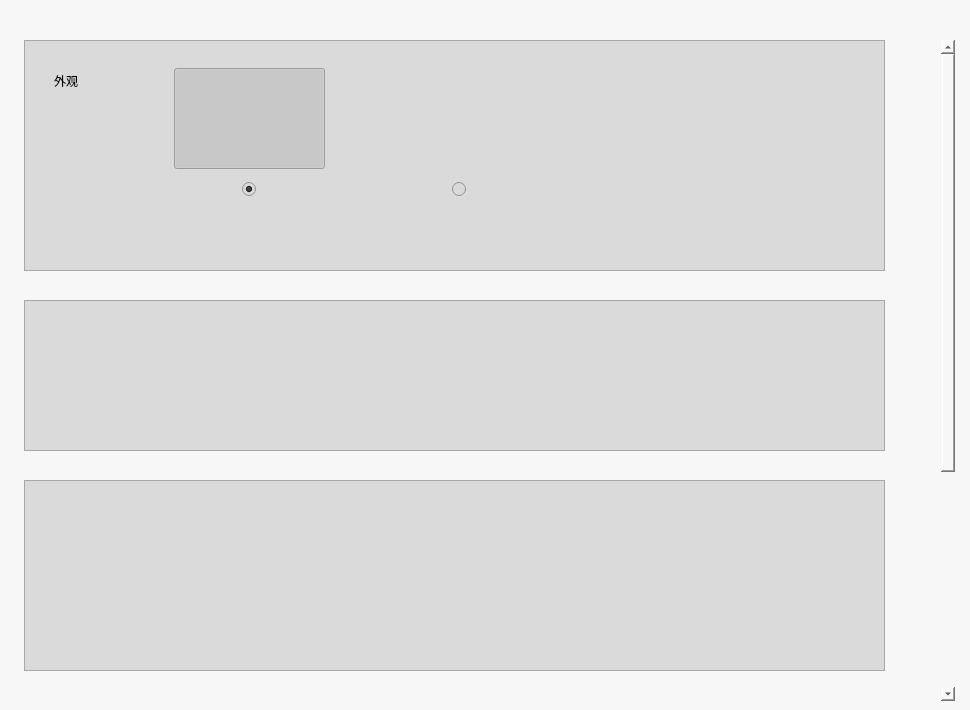
<?xml version="1.0" encoding="UTF-8"?>
<ui version="4.0">
 <class>SettingsPageWidget</class>
 <widget class="QWidget" name="SettingsPageWidget">
  <property name="geometry">
   <rect>
    <x>0</x>
    <y>0</y>
    <width>970</width>
    <height>710</height>
   </rect>
  </property>
  <property name="windowTitle">
   <string>Form</string>
  </property>
  <property name="styleSheet">
   <string notr="true">background-color: rgb(247, 247, 247);</string>
  </property>
  <widget class="QScrollArea" name="main_scrollArea">
   <property name="geometry">
    <rect>
     <x>4</x>
     <y>40</y>
     <width>951</width>
     <height>661</height>
    </rect>
   </property>
   <property name="frameShape">
    <enum>QFrame::NoFrame</enum>
   </property>
   <property name="frameShadow">
    <enum>QFrame::Plain</enum>
   </property>
   <property name="horizontalScrollBarPolicy">
    <enum>Qt::ScrollBarAlwaysOff</enum>
   </property>
   <property name="widgetResizable">
    <bool>true</bool>
   </property>
   <widget class="QWidget" name="scrollAreaWidgetContents">
    <property name="geometry">
     <rect>
      <x>0</x>
      <y>0</y>
      <width>951</width>
      <height>1000</height>
     </rect>
    </property>
    <property name="minimumSize">
     <size>
      <width>951</width>
      <height>1000</height>
     </size>
    </property>
    <widget class="QFrame" name="frame_optionBlock1">
     <property name="geometry">
      <rect>
       <x>20</x>
       <y>0</y>
       <width>861</width>
       <height>231</height>
      </rect>
     </property>
     <property name="styleSheet">
      <string notr="true">background-color: #dadada;</string>
     </property>
     <property name="frameShape">
      <enum>QFrame::StyledPanel</enum>
     </property>
     <property name="frameShadow">
      <enum>QFrame::Raised</enum>
     </property>
     <widget class="QLabel" name="label_colorScheme">
      <property name="geometry">
       <rect>
        <x>30</x>
        <y>10</y>
        <width>111</width>
        <height>61</height>
       </rect>
      </property>
      <property name="text">
       <string>外观</string>
      </property>
     </widget>
     <widget class="QPushButton" name="Btn_bright">
      <property name="geometry">
       <rect>
        <x>150</x>
        <y>28</y>
        <width>151</width>
        <height>101</height>
       </rect>
      </property>
      <property name="styleSheet">
       <string notr="true">border-image: url(:/images/Share/images/ColorScheme_BrightMode_BrightBtn1.png);</string>
      </property>
      <property name="text">
       <string/>
      </property>
      <property name="checkable">
       <bool>true</bool>
      </property>
      <property name="checked">
       <bool>true</bool>
      </property>
      <property name="flat">
       <bool>true</bool>
      </property>
     </widget>
     <widget class="QRadioButton" name="radioBtn_bright">
      <property name="geometry">
       <rect>
        <x>218</x>
        <y>140</y>
        <width>16</width>
        <height>19</height>
       </rect>
      </property>
      <property name="text">
       <string/>
      </property>
      <property name="checked">
       <bool>true</bool>
      </property>
     </widget>
     <widget class="QPushButton" name="Btn_dark">
      <property name="geometry">
       <rect>
        <x>360</x>
        <y>28</y>
        <width>151</width>
        <height>101</height>
       </rect>
      </property>
      <property name="styleSheet">
       <string notr="true">border-image: url(:/images/Share/images/ColorScheme_BrightMode_DarkBtn.png);</string>
      </property>
      <property name="text">
       <string/>
      </property>
      <property name="checkable">
       <bool>true</bool>
      </property>
      <property name="flat">
       <bool>true</bool>
      </property>
     </widget>
     <widget class="QRadioButton" name="radioBtn_dark">
      <property name="geometry">
       <rect>
        <x>428</x>
        <y>140</y>
        <width>16</width>
        <height>19</height>
       </rect>
      </property>
      <property name="text">
       <string/>
      </property>
     </widget>
    </widget>
    <widget class="QFrame" name="frame_optionBlock2">
     <property name="geometry">
      <rect>
       <x>20</x>
       <y>260</y>
       <width>861</width>
       <height>151</height>
      </rect>
     </property>
     <property name="styleSheet">
      <string notr="true">background-color: #dadada;</string>
     </property>
     <property name="frameShape">
      <enum>QFrame::StyledPanel</enum>
     </property>
     <property name="frameShadow">
      <enum>QFrame::Raised</enum>
     </property>
    </widget>
    <widget class="QFrame" name="frame_optionBlock3">
     <property name="geometry">
      <rect>
       <x>20</x>
       <y>440</y>
       <width>861</width>
       <height>191</height>
      </rect>
     </property>
     <property name="styleSheet">
      <string notr="true">background-color: #dadada;</string>
     </property>
     <property name="frameShape">
      <enum>QFrame::StyledPanel</enum>
     </property>
     <property name="frameShadow">
      <enum>QFrame::Raised</enum>
     </property>
    </widget>
   </widget>
  </widget>
 </widget>
 <resources/>
 <connections/>
</ui>
